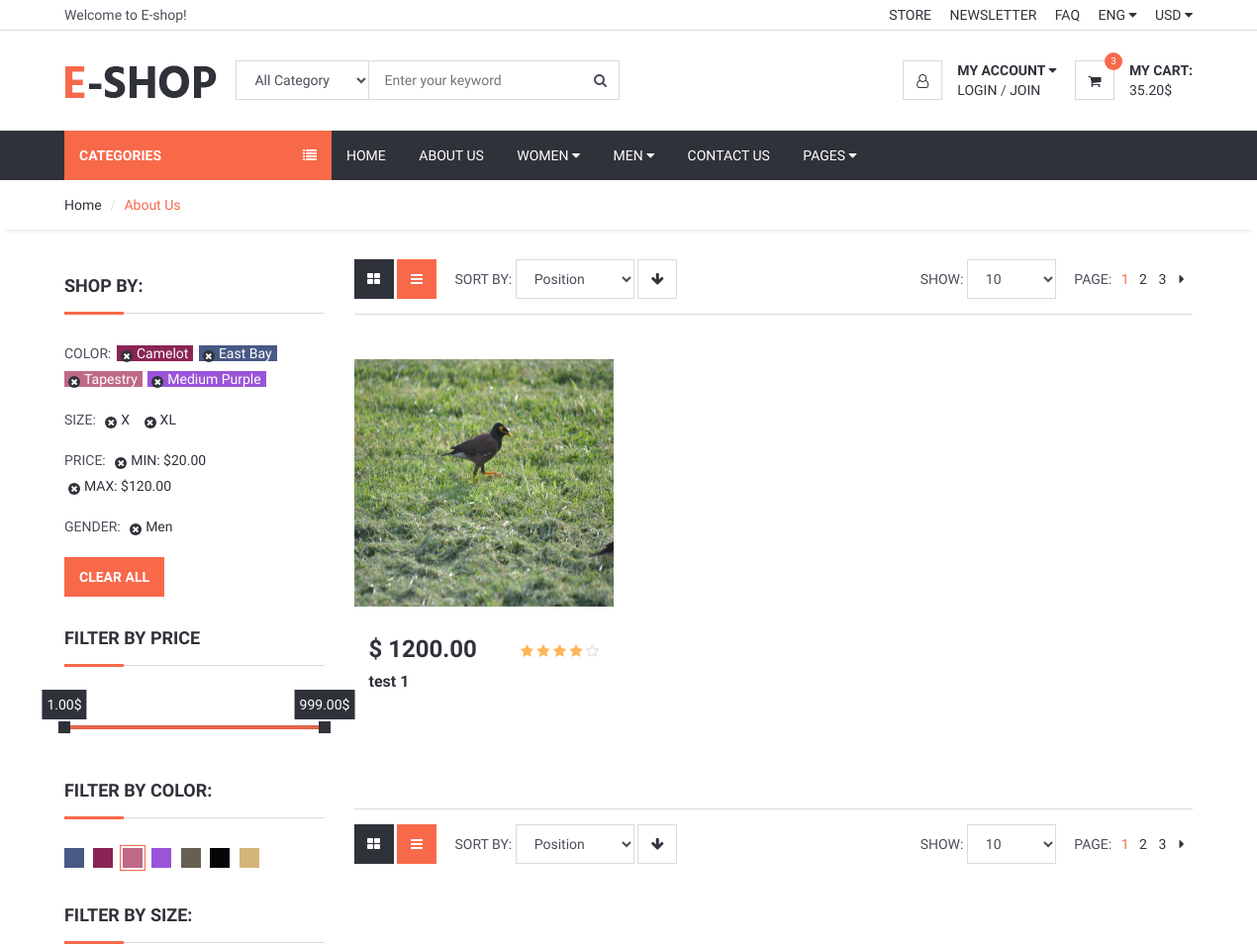
Before: /category/5/test-1 (upper part) with the older database file.
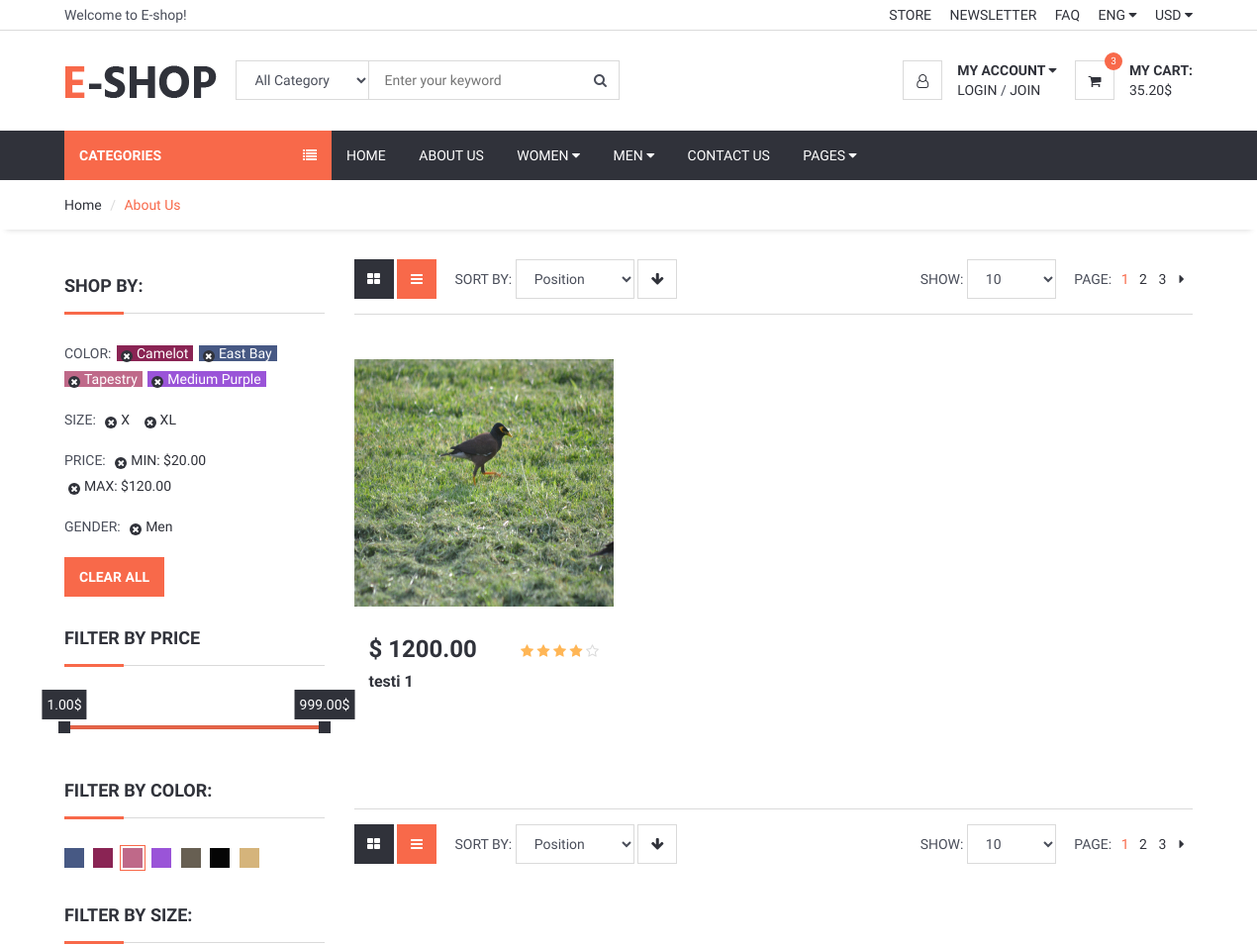
After: the same page with the newer database file.
### product/models.py (models this page shows, shortened)
class Product(models.Model):
    STATUS = (
        ('True', 'True'),
        ('False', 'False'),
    )
    title = models.CharField(max_length=150)
    keywords = models.CharField(max_length=200)
    category = models.ForeignKey(Category , on_delete=models.CASCADE)
    description = models.TextField()
    image = models.ImageField(upload_to='product_image/')
    price = models.DecimalField(max_digits=12, decimal_places=2)
    amount = models.IntegerField()
    minamount=models.IntegerField()
    detail = RichTextUploadingField()
    slug = models.SlugField(null=False, unique=True)
    status = models.CharField(max_length=5,choices=STATUS)
    create_at = models.DateTimeField(auto_now_add=True)
    update_at = models.DateTimeField(auto_now=True)
    def image_tag(self):
        return mark_safe('<img src="{}" height="50"/>'.format(self.image.url))
    image_tag.short_description = 'Image'

### home/views.py (the view)
# urls.py: path('category/<int:id>/<slug:slug>', views.category_products, name='category_products'),
def category_products(request, id, slug):
    category = Category.objects.all()
    products = Product.objects.filter(category_id=id)
    setting = Setting.objects.get(pk=1)
    context = {'products': products, 'category': category, 'setting': setting}
    return render(request, 'category_products.html', context)

### home/templates/category_products.html (shortened to what the changed rows need)
{% extends 'homebase.html' %}
{% block body %}
	<div class="section">
		<div class="container">
			<div class="row">
				<div id="main" class="col-md-9">
					<div id="store">
						<div class="row">
                            {% for product in products %}
							<div class="col-md-4 col-sm-6 col-xs-6">
								<div class="product product-single">
									<div class="product-thumb">
										<img src="{{ product.image.url }}" alt="" style="height: 250px;">
									</div>
									<div class="product-body">
										<h3 class="product-price">$ {{ product.price }}</h3>
										<div class="product-rating">
											<i class="fa fa-star"></i>
											<i class="fa fa-star"></i>
											<i class="fa fa-star"></i>
											<i class="fa fa-star"></i>
											<i class="fa fa-star-o empty"></i>
										</div>
										<h2 class="product-name"><a href="#">{{ product.title }}</a></h2>
									</div>
								</div>
                            </div>
                            {% endfor %}
						</div>
					</div>
				</div>
			</div>
		</div>
	</div>
{% endblock  %}

Changed rows visible on the page:
changed Product: title "test 1" → "testi 1"
